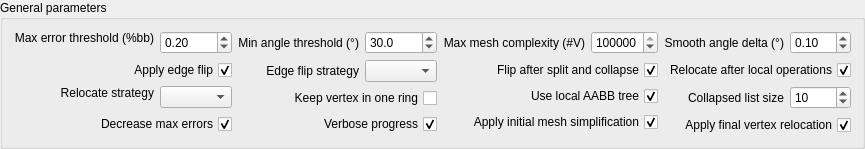
    <widget class="QGroupBox" name="groupBox_5">
     <property name="sizePolicy">
      <sizepolicy hsizetype="MinimumExpanding" vsizetype="Preferred">
       <horstretch>0</horstretch>
       <verstretch>0</verstretch>
      </sizepolicy>
     </property>
     <property name="title">
      <string>General parameters</string>
     </property>
     <layout class="QHBoxLayout" name="horizontalLayout">
      <item>
       <layout class="QFormLayout" name="formLayout">
        <property name="labelAlignment">
         <set>Qt::AlignRight|Qt::AlignTrailing|Qt::AlignVCenter</set>
        </property>
        <item row="0" column="0">
         <widget class="QLabel" name="label1">
          <property name="sizePolicy">
           <sizepolicy hsizetype="Minimum" vsizetype="Fixed">
            <horstretch>0</horstretch>
            <verstretch>0</verstretch>
           </sizepolicy>
          </property>
          <property name="layoutDirection">
           <enum>Qt::LeftToRight</enum>
          </property>
          <property name="text">
           <string>Max error threshold (%bb)</string>
          </property>
          <property name="alignment">
           <set>Qt::AlignRight|Qt::AlignTrailing|Qt::AlignVCenter</set>
          </property>
         </widget>
        </item>
        <item row="0" column="1">
         <widget class="QDoubleSpinBox" name="sb_max_error_threshold">
          <property name="decimals">
           <number>2</number>
          </property>
          <property name="maximum">
           <double>1.000000000000000</double>
          </property>
          <property name="singleStep">
           <double>0.010000000000000</double>
          </property>
          <property name="value">
           <double>0.200000000000000</double>
          </property>
         </widget>
        </item>
        <item row="1" column="0" colspan="2">
         <widget class="QCheckBox" name="cb_apply_edge_flip">
          <property name="layoutDirection">
           <enum>Qt::RightToLeft</enum>
          </property>
          <property name="text">
           <string>Apply edge flip</string>
          </property>
          <property name="checked">
           <bool>true</bool>
          </property>
         </widget>
        </item>
        <item row="2" column="1">
         <widget class="QComboBox" name="cb_relocate_strategy">
          <property name="sizePolicy">
           <sizepolicy hsizetype="Minimum" vsizetype="Fixed">
            <horstretch>0</horstretch>
            <verstretch>0</verstretch>
           </sizepolicy>
          </property>
          <property name="editable">
           <bool>false</bool>
          </property>
          <property name="currentIndex">
           <number>-1</number>
          </property>
         </widget>
        </item>
        <item row="3" column="0" colspan="2">
         <widget class="QCheckBox" name="cb_decrease_max_errors">
          <property name="layoutDirection">
           <enum>Qt::RightToLeft</enum>
          </property>
          <property name="text">
           <string>Decrease max errors</string>
          </property>
          <property name="checked">
           <bool>true</bool>
          </property>
         </widget>
        </item>
        <item row="2" column="0">
         <widget class="QLabel" name="label">
          <property name="sizePolicy">
           <sizepolicy hsizetype="Minimum" vsizetype="Fixed">
            <horstretch>0</horstretch>
            <verstretch>0</verstretch>
           </sizepolicy>
          </property>
          <property name="text">
           <string>Relocate strategy</string>
          </property>
          <property name="alignment">
           <set>Qt::AlignRight|Qt::AlignTrailing|Qt::AlignVCenter</set>
          </property>
         </widget>
        </item>
       </layout>
      </item>
      <item>
       <layout class="QFormLayout" name="formLayout_2">
        <property name="labelAlignment">
         <set>Qt::AlignRight|Qt::AlignTrailing|Qt::AlignVCenter</set>
        </property>
        <item row="0" column="0">
         <widget class="QLabel" name="label2">
          <property name="sizePolicy">
           <sizepolicy hsizetype="Minimum" vsizetype="Preferred">
            <horstretch>0</horstretch>
            <verstretch>0</verstretch>
           </sizepolicy>
          </property>
          <property name="layoutDirection">
           <enum>Qt::LeftToRight</enum>
          </property>
          <property name="text">
           <string>Min angle threshold (°)</string>
          </property>
          <property name="alignment">
           <set>Qt::AlignRight|Qt::AlignTrailing|Qt::AlignVCenter</set>
          </property>
         </widget>
        </item>
        <item row="0" column="1">
         <widget class="QDoubleSpinBox" name="sb_min_angle_threshold">
          <property name="decimals">
           <number>1</number>
          </property>
          <property name="maximum">
           <double>60.000000000000000</double>
          </property>
          <property name="singleStep">
           <double>0.100000000000000</double>
          </property>
          <property name="value">
           <double>30.000000000000000</double>
          </property>
         </widget>
        </item>
        <item row="1" column="1">
         <widget class="QComboBox" name="cb_edge_flip_strategy">
          <property name="sizePolicy">
           <sizepolicy hsizetype="Minimum" vsizetype="Fixed">
            <horstretch>0</horstretch>
            <verstretch>0</verstretch>
           </sizepolicy>
          </property>
          <property name="editable">
           <bool>false</bool>
          </property>
          <property name="currentIndex">
           <number>-1</number>
          </property>
         </widget>
        </item>
        <item row="2" column="0" colspan="2">
         <widget class="QCheckBox" name="cb_keep_vertex_in_one_ring">
          <property name="layoutDirection">
           <enum>Qt::RightToLeft</enum>
          </property>
          <property name="text">
           <string>Keep vertex in one ring</string>
          </property>
          <property name="checked">
           <bool>false</bool>
          </property>
         </widget>
        </item>
        <item row="3" column="0" colspan="2">
         <widget class="QCheckBox" name="cb_verbose_progress">
          <property name="layoutDirection">
           <enum>Qt::RightToLeft</enum>
          </property>
          <property name="text">
           <string>Verbose progress</string>
          </property>
          <property name="checked">
           <bool>true</bool>
          </property>
         </widget>
        </item>
        <item row="1" column="0">
         <widget class="QLabel" name="label_2">
          <property name="sizePolicy">
           <sizepolicy hsizetype="Minimum" vsizetype="Preferred">
            <horstretch>0</horstretch>
            <verstretch>0</verstretch>
           </sizepolicy>
          </property>
          <property name="text">
           <string>Edge flip strategy</string>
          </property>
          <property name="alignment">
           <set>Qt::AlignRight|Qt::AlignTrailing|Qt::AlignVCenter</set>
          </property>
         </widget>
        </item>
       </layout>
      </item>
      <item>
       <layout class="QFormLayout" name="formLayout_3">
        <property name="labelAlignment">
         <set>Qt::AlignRight|Qt::AlignTrailing|Qt::AlignVCenter</set>
        </property>
        <item row="0" column="0">
         <widget class="QLabel" name="label3">
          <property name="sizePolicy">
           <sizepolicy hsizetype="Minimum" vsizetype="Preferred">
            <horstretch>0</horstretch>
            <verstretch>0</verstretch>
           </sizepolicy>
          </property>
          <property name="text">
           <string>Max mesh complexity (#V)</string>
          </property>
          <property name="alignment">
           <set>Qt::AlignRight|Qt::AlignTrailing|Qt::AlignVCenter</set>
          </property>
         </widget>
        </item>
        <item row="0" column="1">
         <widget class="QSpinBox" name="sb_max_mesh_complexity">
          <property name="maximum">
           <number>100000000</number>
          </property>
          <property name="value">
           <number>100000000</number>
          </property>
         </widget>
        </item>
        <item row="1" column="0" colspan="2">
         <widget class="QCheckBox" name="cb_flip_after_split_and_collapse">
          <property name="layoutDirection">
           <enum>Qt::RightToLeft</enum>
          </property>
          <property name="text">
           <string>Flip after split and collapse</string>
          </property>
          <property name="checked">
           <bool>true</bool>
          </property>
         </widget>
        </item>
        <item row="2" column="0" colspan="2">
         <widget class="QCheckBox" name="cb_use_local_aabb_tree">
          <property name="layoutDirection">
           <enum>Qt::RightToLeft</enum>
          </property>
          <property name="text">
           <string>Use local AABB tree</string>
          </property>
          <property name="checked">
           <bool>true</bool>
          </property>
         </widget>
        </item>
        <item row="3" column="0" colspan="2">
         <widget class="QCheckBox" name="cb_apply_initial_mesh_simplification">
          <property name="layoutDirection">
           <enum>Qt::RightToLeft</enum>
          </property>
          <property name="text">
           <string>Apply initial mesh simplification</string>
          </property>
          <property name="checked">
           <bool>true</bool>
          </property>
         </widget>
        </item>
       </layout>
      </item>
      <item>
       <layout class="QFormLayout" name="formLayout_4">
        <property name="labelAlignment">
         <set>Qt::AlignRight|Qt::AlignTrailing|Qt::AlignVCenter</set>
        </property>
        <item row="0" column="0">
         <widget class="QLabel" name="label4">
          <property name="sizePolicy">
           <sizepolicy hsizetype="Minimum" vsizetype="Preferred">
            <horstretch>0</horstretch>
            <verstretch>0</verstretch>
           </sizepolicy>
          </property>
          <property name="text">
           <string>Smooth angle delta (°)</string>
          </property>
          <property name="alignment">
           <set>Qt::AlignRight|Qt::AlignTrailing|Qt::AlignVCenter</set>
          </property>
         </widget>
        </item>
        <item row="0" column="1">
         <widget class="QDoubleSpinBox" name="sb_smooth_angle_delta">
          <property name="decimals">
           <number>2</number>
          </property>
          <property name="maximum">
           <double>1.000000000000000</double>
          </property>
          <property name="singleStep">
           <double>0.100000000000000</double>
          </property>
          <property name="value">
           <double>0.100000000000000</double>
          </property>
         </widget>
        </item>
        <item row="1" column="0" colspan="2">
         <widget class="QCheckBox" name="cb_relocate_after_local_operations">
          <property name="layoutDirection">
           <enum>Qt::RightToLeft</enum>
          </property>
          <property name="text">
           <string>Relocate after local operations</string>
          </property>
          <property name="checked">
           <bool>true</bool>
          </property>
         </widget>
        </item>
        <item row="2" column="1">
         <widget class="QSpinBox" name="sb_collapsed_list_size">
          <property name="minimum">
           <number>1</number>
          </property>
          <property name="maximum">
           <number>500</number>
          </property>
          <property name="value">
           <number>10</number>
          </property>
         </widget>
        </item>
        <item row="3" column="0" colspan="2">
         <widget class="QCheckBox" name="cb_apply_final_vertex_relocation">
          <property name="layoutDirection">
           <enum>Qt::RightToLeft</enum>
          </property>
          <property name="text">
           <string>Apply final vertex relocation</string>
          </property>
          <property name="checked">
           <bool>true</bool>
          </property>
         </widget>
        </item>
        <item row="2" column="0">
         <widget class="QLabel" name="label_3">
          <property name="sizePolicy">
           <sizepolicy hsizetype="Minimum" vsizetype="Preferred">
            <horstretch>0</horstretch>
            <verstretch>0</verstretch>
           </sizepolicy>
          </property>
          <property name="text">
           <string>Collapsed list size</string>
          </property>
          <property name="alignment">
           <set>Qt::AlignRight|Qt::AlignTrailing|Qt::AlignVCenter</set>
          </property>
         </widget>
        </item>
       </layout>
      </item>
     </layout>
    </widget>
